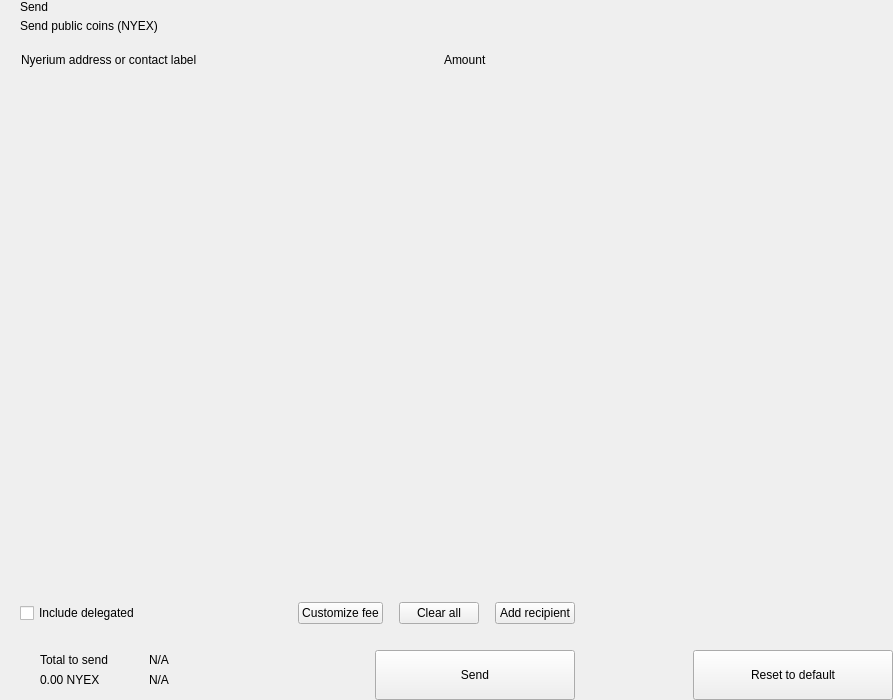
<?xml version="1.0" encoding="UTF-8"?>
<ui version="4.0">
 <class>send</class>
 <widget class="QWidget" name="send">
  <property name="geometry">
   <rect>
    <x>0</x>
    <y>0</y>
    <width>893</width>
    <height>700</height>
   </rect>
  </property>
  <property name="windowTitle">
   <string>Form</string>
  </property>
  <layout class="QHBoxLayout" name="horizontalLayout_2" stretch="2,1">
   <property name="spacing">
    <number>0</number>
   </property>
   <property name="leftMargin">
    <number>0</number>
   </property>
   <property name="topMargin">
    <number>0</number>
   </property>
   <property name="rightMargin">
    <number>0</number>
   </property>
   <property name="bottomMargin">
    <number>0</number>
   </property>
   <item>
    <widget class="QWidget" name="left" native="true">
     <layout class="QVBoxLayout" name="verticalLayout_3">
      <property name="spacing">
       <number>0</number>
      </property>
      <property name="leftMargin">
       <number>0</number>
      </property>
      <property name="topMargin">
       <number>0</number>
      </property>
      <property name="rightMargin">
       <number>0</number>
      </property>
      <property name="bottomMargin">
       <number>0</number>
      </property>
      <item>
       <layout class="QVBoxLayout" name="verticalLayout_22" stretch="0,0,0,1,0,0,0,0">
        <property name="spacing">
         <number>0</number>
        </property>
        <item>
         <layout class="QHBoxLayout" name="horizontalLayout_3">
          <property name="spacing">
           <number>0</number>
          </property>
          <property name="leftMargin">
           <number>20</number>
          </property>
          <property name="rightMargin">
           <number>20</number>
          </property>
          <item>
           <layout class="QVBoxLayout" name="verticalLayout">
            <property name="spacing">
             <number>5</number>
            </property>
            <item>
             <widget class="QLabel" name="labelTitle">
              <property name="text">
               <string>Send</string>
              </property>
              <property name="alignment">
               <set>Qt::AlignLeading|Qt::AlignLeft|Qt::AlignVCenter</set>
              </property>
             </widget>
            </item>
            <item>
             <widget class="QLabel" name="labelSubtitle1">
              <property name="text">
               <string>Send public coins (NYEX)</string>
              </property>
             </widget>
            </item>
           </layout>
          </item>
          <item>
           <spacer name="horizontalSpacer">
            <property name="orientation">
             <enum>Qt::Horizontal</enum>
            </property>
            <property name="sizeHint" stdset="0">
             <size>
              <width>40</width>
              <height>20</height>
             </size>
            </property>
           </spacer>
          </item>
         </layout>
        </item>
        <item>
         <spacer name="verticalSpacer_2">
          <property name="orientation">
           <enum>Qt::Vertical</enum>
          </property>
          <property name="sizeType">
           <enum>QSizePolicy::Fixed</enum>
          </property>
          <property name="sizeHint" stdset="0">
           <size>
            <width>20</width>
            <height>20</height>
           </size>
          </property>
         </spacer>
        </item>
        <item>
         <layout class="QHBoxLayout" name="horizontalLayout" stretch="6,0,2">
          <property name="spacing">
           <number>0</number>
          </property>
          <property name="leftMargin">
           <number>10</number>
          </property>
          <property name="topMargin">
           <number>0</number>
          </property>
          <property name="rightMargin">
           <number>20</number>
          </property>
          <property name="bottomMargin">
           <number>0</number>
          </property>
          <item>
           <widget class="QLabel" name="labelSubtitleAddress">
            <property name="styleSheet">
             <string notr="true">margin-left:8px;</string>
            </property>
            <property name="text">
             <string>Nyerium address or contact label</string>
            </property>
           </widget>
          </item>
          <item>
           <spacer name="horizontalSpacer_3">
            <property name="orientation">
             <enum>Qt::Horizontal</enum>
            </property>
            <property name="sizeType">
             <enum>QSizePolicy::Fixed</enum>
            </property>
            <property name="sizeHint" stdset="0">
             <size>
              <width>40</width>
              <height>1</height>
             </size>
            </property>
           </spacer>
          </item>
          <item>
           <widget class="QLabel" name="labelSubtitleAmount">
            <property name="text">
             <string>Amount</string>
            </property>
           </widget>
          </item>
         </layout>
        </item>
        <item>
         <widget class="QScrollArea" name="scrollArea">
          <property name="minimumSize">
           <size>
            <width>0</width>
            <height>350</height>
           </size>
          </property>
          <property name="styleSheet">
           <string notr="true">#scrollArea {
            background:transparent;
            margin-top:10px;
}</string>
          </property>
          <property name="horizontalScrollBarPolicy">
           <enum>Qt::ScrollBarAlwaysOff</enum>
          </property>
          <property name="sizeAdjustPolicy">
           <enum>QAbstractScrollArea::AdjustIgnored</enum>
          </property>
          <property name="widgetResizable">
           <bool>true</bool>
          </property>
          <property name="alignment">
           <set>Qt::AlignLeading|Qt::AlignLeft|Qt::AlignTop</set>
          </property>
          <widget class="QWidget" name="scrollAreaWidgetContents">
           <property name="geometry">
            <rect>
             <x>0</x>
             <y>0</y>
             <width>591</width>
             <height>16</height>
            </rect>
           </property>
           <property name="sizePolicy">
            <sizepolicy hsizetype="Preferred" vsizetype="Maximum">
             <horstretch>0</horstretch>
             <verstretch>0</verstretch>
            </sizepolicy>
           </property>
           <property name="autoFillBackground">
            <bool>false</bool>
           </property>
           <property name="styleSheet">
            <string notr="true">#scrollAreaWidgetContents {
             background:transparent;
             }</string>
           </property>
           <layout class="QVBoxLayout" name="verticalLayout_7">
            <property name="spacing">
             <number>0</number>
            </property>
            <property name="sizeConstraint">
             <enum>QLayout::SetDefaultConstraint</enum>
            </property>
            <property name="leftMargin">
             <number>0</number>
            </property>
            <property name="topMargin">
             <number>0</number>
            </property>
            <property name="rightMargin">
             <number>0</number>
            </property>
            <property name="bottomMargin">
             <number>0</number>
            </property>
           </layout>
          </widget>
         </widget>
        </item>
        <item>
         <spacer name="verticalSpacer_4">
          <property name="orientation">
           <enum>Qt::Vertical</enum>
          </property>
          <property name="sizeType">
           <enum>QSizePolicy::Fixed</enum>
          </property>
          <property name="sizeHint" stdset="0">
           <size>
            <width>20</width>
            <height>20</height>
           </size>
          </property>
         </spacer>
        </item>
        <item>
         <layout class="QHBoxLayout" name="horizontalLayout_20">
          <property name="spacing">
           <number>6</number>
          </property>
          <property name="leftMargin">
           <number>20</number>
          </property>
          <property name="rightMargin">
           <number>20</number>
          </property>
          <item>
           <widget class="QCheckBox" name="checkBoxDelegations">
            <property name="layoutDirection">
             <enum>Qt::LeftToRight</enum>
            </property>
            <property name="text">
             <string>Include delegated</string>
            </property>
           </widget>
          </item>
          <item>
           <spacer name="horizontalSpacer_4">
            <property name="orientation">
             <enum>Qt::Horizontal</enum>
            </property>
            <property name="sizeHint" stdset="0">
             <size>
              <width>10</width>
              <height>20</height>
             </size>
            </property>
           </spacer>
          </item>
          <item>
           <widget class="QPushButton" name="pushButtonFee">
            <property name="focusPolicy">
             <enum>Qt::NoFocus</enum>
            </property>
            <property name="text">
             <string>Customize fee</string>
            </property>
           </widget>
          </item>
          <item>
           <spacer name="horizontalSpacer_11">
            <property name="orientation">
             <enum>Qt::Horizontal</enum>
            </property>
            <property name="sizeType">
             <enum>QSizePolicy::Minimum</enum>
            </property>
            <property name="sizeHint" stdset="0">
             <size>
              <width>10</width>
              <height>20</height>
             </size>
            </property>
           </spacer>
          </item>
          <item>
           <widget class="QPushButton" name="pushButtonClear">
            <property name="focusPolicy">
             <enum>Qt::NoFocus</enum>
            </property>
            <property name="layoutDirection">
             <enum>Qt::RightToLeft</enum>
            </property>
            <property name="text">
             <string>Clear all</string>
            </property>
           </widget>
          </item>
          <item>
           <spacer name="horizontalSpacer_6">
            <property name="orientation">
             <enum>Qt::Horizontal</enum>
            </property>
            <property name="sizeType">
             <enum>QSizePolicy::Fixed</enum>
            </property>
            <property name="sizeHint" stdset="0">
             <size>
              <width>10</width>
              <height>20</height>
             </size>
            </property>
           </spacer>
          </item>
          <item>
           <widget class="QPushButton" name="pushButtonAddRecipient">
            <property name="focusPolicy">
             <enum>Qt::NoFocus</enum>
            </property>
            <property name="text">
             <string>Add recipient</string>
            </property>
           </widget>
          </item>
         </layout>
        </item>
        <item>
         <spacer name="verticalSpacer">
          <property name="orientation">
           <enum>Qt::Vertical</enum>
          </property>
          <property name="sizeType">
           <enum>QSizePolicy::Fixed</enum>
          </property>
          <property name="sizeHint" stdset="0">
           <size>
            <width>20</width>
            <height>16</height>
           </size>
          </property>
         </spacer>
        </item>
        <item>
         <layout class="QHBoxLayout" name="horizontalLayout_7">
          <property name="rightMargin">
           <number>20</number>
          </property>
          <item>
           <layout class="QHBoxLayout" name="horizontalLayout_10">
            <property name="spacing">
             <number>0</number>
            </property>
            <property name="leftMargin">
             <number>8</number>
            </property>
            <item>
             <widget class="QStackedWidget" name="stackedWidget">
              <property name="minimumSize">
               <size>
                <width>0</width>
                <height>60</height>
               </size>
              </property>
              <property name="maximumSize">
               <size>
                <width>16777215</width>
                <height>60</height>
               </size>
              </property>
              <widget class="QWidget" name="page1">
               <layout class="QVBoxLayout" name="verticalLayout_71" stretch="0">
                <property name="spacing">
                 <number>6</number>
                </property>
                <property name="leftMargin">
                 <number>12</number>
                </property>
                <property name="topMargin">
                 <number>0</number>
                </property>
                <property name="rightMargin">
                 <number>0</number>
                </property>
                <property name="bottomMargin">
                 <number>0</number>
                </property>
                <item>
                 <widget class="QWidget" name="coinWidget" native="true">
                  <property name="minimumSize">
                   <size>
                    <width>0</width>
                    <height>60</height>
                   </size>
                  </property>
                  <property name="maximumSize">
                   <size>
                    <width>16777215</width>
                    <height>60</height>
                   </size>
                  </property>
                  <layout class="QHBoxLayout" name="horizontalLayout_9">
                   <property name="spacing">
                    <number>0</number>
                   </property>
                   <property name="leftMargin">
                    <number>20</number>
                   </property>
                   <property name="topMargin">
                    <number>10</number>
                   </property>
                   <property name="rightMargin">
                    <number>20</number>
                   </property>
                   <property name="bottomMargin">
                    <number>10</number>
                   </property>
                   <item>
                    <layout class="QVBoxLayout" name="verticalSend">
                     <property name="spacing">
                      <number>0</number>
                     </property>
                     <item>
                      <widget class="QLabel" name="labelTitleTotalSend">
                       <property name="text">
                        <string>Total to send</string>
                       </property>
                      </widget>
                     </item>
                     <item>
                      <widget class="QLabel" name="labelAmountSend">
                       <property name="text">
                        <string notr="true">0.00 NYEX</string>
                       </property>
                      </widget>
                     </item>
                    </layout>
                   </item>
                   <item>
                    <spacer name="horizontalSpacer_9">
                     <property name="orientation">
                      <enum>Qt::Horizontal</enum>
                     </property>
                     <property name="sizeType">
                      <enum>QSizePolicy::Fixed</enum>
                     </property>
                     <property name="sizeHint" stdset="0">
                      <size>
                       <width>20</width>
                       <height>20</height>
                      </size>
                     </property>
                    </spacer>
                   </item>
                   <item>
                    <widget class="QLabel" name="labelLine">
                     <property name="minimumSize">
                      <size>
                       <width>1</width>
                       <height>0</height>
                      </size>
                     </property>
                     <property name="maximumSize">
                      <size>
                       <width>1</width>
                       <height>16777215</height>
                      </size>
                     </property>
                     <property name="text">
                      <string/>
                     </property>
                    </widget>
                   </item>
                   <item>
                    <spacer name="horizontalSpacer_10">
                     <property name="orientation">
                      <enum>Qt::Horizontal</enum>
                     </property>
                     <property name="sizeType">
                      <enum>QSizePolicy::Fixed</enum>
                     </property>
                     <property name="sizeHint" stdset="0">
                      <size>
                       <width>20</width>
                       <height>20</height>
                      </size>
                     </property>
                    </spacer>
                   </item>
                   <item>
                    <layout class="QVBoxLayout" name="verticalRemaining">
                     <property name="spacing">
                      <number>0</number>
                     </property>
                     <item>
                      <widget class="QLabel" name="labelTitleTotalRemaining">
                       <property name="text">
                        <string notr="true">N/A</string>
                       </property>
                      </widget>
                     </item>
                     <item>
                      <widget class="QLabel" name="labelAmountRemaining">
                       <property name="text">
                        <string notr="true">N/A</string>
                       </property>
                      </widget>
                     </item>
                    </layout>
                   </item>
                  </layout>
                 </widget>
                </item>
               </layout>
              </widget>
              <widget class="QWidget" name="page_2"/>
             </widget>
            </item>
           </layout>
          </item>
          <item>
           <spacer name="horizontalSpacer_5">
            <property name="orientation">
             <enum>Qt::Horizontal</enum>
            </property>
            <property name="sizeType">
             <enum>QSizePolicy::Expanding</enum>
            </property>
            <property name="sizeHint" stdset="0">
             <size>
              <width>40</width>
              <height>20</height>
             </size>
            </property>
           </spacer>
          </item>
          <item alignment="Qt::AlignBottom">
           <widget class="QPushButton" name="pushButtonSave">
            <property name="minimumSize">
             <size>
              <width>200</width>
              <height>50</height>
             </size>
            </property>
            <property name="maximumSize">
             <size>
              <width>200</width>
              <height>50</height>
             </size>
            </property>
            <property name="focusPolicy">
             <enum>Qt::NoFocus</enum>
            </property>
            <property name="text">
             <string>Send</string>
            </property>
           </widget>
          </item>
         </layout>
        </item>
       </layout>
      </item>
     </layout>
    </widget>
   </item>
   <item>
    <widget class="QWidget" name="right" native="true">
     <layout class="QVBoxLayout" name="verticalLayout_5">
      <property name="leftMargin">
       <number>0</number>
      </property>
      <property name="topMargin">
       <number>0</number>
      </property>
      <property name="rightMargin">
       <number>0</number>
      </property>
      <property name="bottomMargin">
       <number>0</number>
      </property>
      <item>
       <layout class="QVBoxLayout" name="verticalLayout_4">
        <property name="spacing">
         <number>6</number>
        </property>
        <item>
         <widget class="OptionButton" name="btnCoinControl" native="true">
          <property name="minimumSize">
           <size>
            <width>0</width>
            <height>50</height>
           </size>
          </property>
         </widget>
        </item>
        <item>
         <widget class="OptionButton" name="btnChangeAddress" native="true">
          <property name="minimumSize">
           <size>
            <width>0</width>
            <height>50</height>
           </size>
          </property>
         </widget>
        </item>
        <item>
         <widget class="OptionButton" name="btnUri" native="true">
          <property name="minimumSize">
           <size>
            <width>0</width>
            <height>50</height>
           </size>
          </property>
         </widget>
        </item>
        <item>
         <spacer name="verticalSpacer_5">
          <property name="orientation">
           <enum>Qt::Vertical</enum>
          </property>
          <property name="sizeHint" stdset="0">
           <size>
            <width>20</width>
            <height>40</height>
           </size>
          </property>
         </spacer>
        </item>
        <item>
         <layout class="QHBoxLayout" name="horizontalLayout_8">
          <item>
           <spacer name="horizontalSpacer_7">
            <property name="orientation">
             <enum>Qt::Horizontal</enum>
            </property>
            <property name="sizeHint" stdset="0">
             <size>
              <width>40</width>
              <height>20</height>
             </size>
            </property>
           </spacer>
          </item>
          <item>
           <widget class="QPushButton" name="pushButtonReset">
            <property name="minimumSize">
             <size>
              <width>200</width>
              <height>50</height>
             </size>
            </property>
            <property name="maximumSize">
             <size>
              <width>200</width>
              <height>50</height>
             </size>
            </property>
            <property name="focusPolicy">
             <enum>Qt::NoFocus</enum>
            </property>
            <property name="text">
             <string>Reset to default</string>
            </property>
           </widget>
          </item>
         </layout>
        </item>
       </layout>
      </item>
     </layout>
    </widget>
   </item>
  </layout>
 </widget>
 <customwidgets>
  <customwidget>
   <class>OptionButton</class>
   <extends>QWidget</extends>
   <header>qt/nyerium/optionbutton.h</header>
   <container>1</container>
  </customwidget>
 </customwidgets>
 <resources/>
 <connections/>
</ui>
